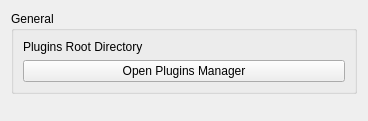
         <widget class="QWidget" name="scrollAreaWidgetContents_6">
          <property name="geometry">
           <rect>
            <x>0</x>
            <y>0</y>
            <width>368</width>
            <height>121</height>
           </rect>
          </property>
          <layout class="QVBoxLayout" name="verticalLayout_15">
           <item>
            <widget class="QGroupBox" name="groupBox_8">
             <property name="title">
              <string>General</string>
             </property>
             <layout class="QGridLayout" name="gridLayout_7">
              <item row="0" column="1">
               <widget class="QDirectoryPickerWidget" name="dirPickerPluginsRoot">
                <property name="toolTip">
                 <string/>
                </property>
                <property name="whatsThis">
                 <string/>
                </property>
               </widget>
              </item>
              <item row="0" column="0">
               <widget class="QLabel" name="label_21">
                <property name="text">
                 <string>Plugins Root Directory</string>
                </property>
               </widget>
              </item>
              <item row="1" column="0" colspan="2">
               <widget class="QPushButton" name="buttonOpenPluginsManager">
                <property name="text">
                 <string>Open Plugins Manager</string>
                </property>
               </widget>
              </item>
             </layout>
            </widget>
           </item>
           <item>
            <spacer name="verticalSpacer_5">
             <property name="orientation">
              <enum>Qt::Orientation::Vertical</enum>
             </property>
             <property name="sizeHint" stdset="0">
              <size>
               <width>20</width>
               <height>40</height>
              </size>
             </property>
            </spacer>
           </item>
          </layout>
         </widget>
